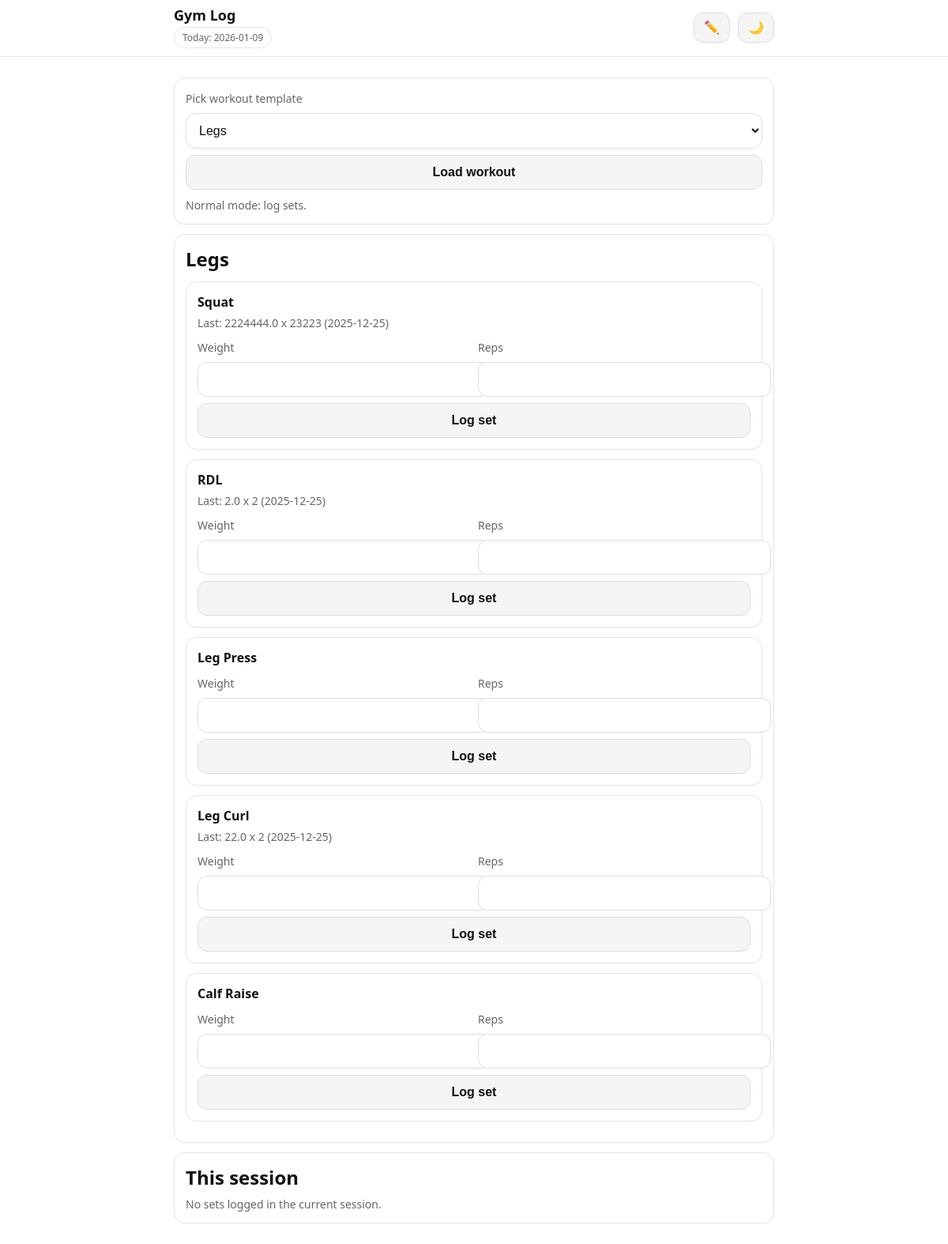
The page / on the database its author committed.
### tables this page shows
CREATE TABLE workout_templates (
            id INTEGER PRIMARY KEY AUTOINCREMENT,
            name TEXT NOT NULL UNIQUE
        );

CREATE TABLE template_exercises (
            template_id INTEGER NOT NULL,
            exercise_id INTEGER NOT NULL,
            order_index INTEGER NOT NULL,
            PRIMARY KEY (template_id, exercise_id),
            FOREIGN KEY (template_id) REFERENCES workout_templates(id) ON DELETE CASCADE,
            FOREIGN KEY (exercise_id) REFERENCES exercises(id) ON DELETE CASCADE
        );

CREATE TABLE exercises (
            id INTEGER PRIMARY KEY AUTOINCREMENT,
            name TEXT NOT NULL UNIQUE
        );

### app/main.py (the view)
@app.get("/", response_class=HTMLResponse)
def home(request: Request, t: int | None = None, edit: int = 0):
    templates_list = get_templates()
    selected_tid = t
    if not selected_tid and templates_list:
        selected_tid = templates_list[0]["id"]
    selected_template = get_template_by_id(selected_tid) if selected_tid else None
    exercises = get_exercises_for_template(selected_tid) if selected_tid else []
    exercise_names = [ex["name"] for ex in exercises]
    last = fetch_last_for_exercises(exercise_names)
    today = date.today().isoformat()
    active_session_id = get_active_session_id(selected_tid, today) if selected_tid else None
    session_sets = fetch_sets_for_session(active_session_id, 200)
    return templates.TemplateResponse(
        "index.html",
        {
            "request": request,
            "templates": templates_list,
            "selected_template": selected_template,
            "exercises": exercises,
            "last": last,
            "today": today,
            "edit": (edit == 1),
            "active_session_id": active_session_id,
            "session_sets": session_sets,
        },
    )

### app/templates/index.html (shortened to what this page needs)
<!doctype html>
<html>
  <head>
  </head>
  <body>
    <div class="topbar">
      <div class="topbar-inner">
        <div class="title">
          <h1>Gym Log</h1>
          <span class="pill">Today: {{ today }}</span>
        </div>
        <div class="actions">
          {% if selected_template %}
            {% if edit %}
              <a href="/?t={{ selected_template.id }}"><button type="button" class="iconbtn" title="Exit Edit Mode">✏️</button></a>
            {% else %}
              <a href="/?t={{ selected_template.id }}&edit=1"><button type="button" class="iconbtn" title="Edit Mode">✏️</button></a>
            {% endif %}
          {% endif %}
          <button type="button" id="themeToggle" class="iconbtn" title="Toggle dark mode">🌙</button>
        </div>
      </div>
    </div>
    <div class="container">
      <div class="card">
        <form method="get" action="/">
          <label>Pick workout template</label>
          <select name="t" required>
            {% for w in templates %}
              <option value="{{ w.id }}"
                {% if selected_template and selected_template.id == w.id %}selected{% endif %}>
                {{ w.name }}
              </option>
            {% endfor %}
          </select>
          <button type="submit">Load workout</button>
        </form>
        {% if selected_template %}
          <div class="muted" style="margin-top:10px;">
            {% if edit %}Edit mode: add/remove exercises.{% else %}Normal mode: log sets.{% endif %}
          </div>
        {% endif %}
      </div>
      {% if selected_template %}
        <div class="card">
          <h2 style="margin:0 0 8px;">{{ selected_template.name }}</h2>
          {% for ex in exercises %}
            <div class="card">
              <strong>{{ ex.name }}</strong>
              {% if last.get(ex.name) %}
                <div class="muted" style="margin-top:6px;">
                  Last: {{ last[ex.name].weight }} x {{ last[ex.name].reps }} ({{ last[ex.name].day }})
                </div>
              {% endif %}
              {% if edit %}
                <form method="post" action="/template/remove_exercise" style="margin-top:10px;">
                  <input type="hidden" name="template_id" value="{{ selected_template.id }}">
                  <input type="hidden" name="exercise_id" value="{{ ex.id }}">
                  <button type="submit">Remove</button>
                </form>
              {% else %}
                <form method="post" action="/log" style="margin-top:10px;">
                  <div class="row">
                    <div>
                      <label>Weight</label>
                      <input name="weight" type="number" step="0.5" min="0" required />
                    </div>
                    <div>
                      <label>Reps</label>
                      <input name="reps" type="number" min="1" required />
                    </div>
                  </div>
                  <button type="submit">Log set</button>
                </form>
              {% endif %}
            </div>
          {% endfor %}
        </div>
      {% endif %}
      <div class="card">
        <h2 style="margin:0 0 8px;">This session</h2>
        {% if session_sets|length == 0 %}
          <div class="muted">No sets logged in the current session.</div>
        {% endif %}
      </div>
    </div>
  </body>
</html>

### app/templates/index.html (style rules this page uses)
:root { --bg:#ffffff; --text:#111; --muted:#666; --card:#fff; --border:#e6e6e6; --btn-bg:#f5f5f5; --btn-text:#111; --btn-border:#dcdcdc; --shadow: 0 1px 0 rgba(0,0,0,.03); --focus: rgba(0,0,0,.15); --overlay: rgba(0,0,0,.45); }
html,body { height:100%; }
body { margin:0; background:var(--bg); color:var(--text); font-family:system-ui,-apple-system,Segoe UI,Roboto,sans-serif; }
.topbar { position: sticky; top: 0; z-index: 50; background: var(--bg); border-bottom: 1px solid var(--border); backdrop-filter: blur(6px); }
.topbar-inner { max-width: 760px; margin: 0 auto; padding: 10px 14px; display:flex; align-items:center; justify-content:space-between; gap: 12px; }
.title { display:flex; flex-direction:column; gap:4px; min-width:0; }
.title h1 { font-size:18px; margin:0; line-height:1.1; white-space:nowrap; overflow:hidden; text-overflow:ellipsis; }
.pill { display:inline-block; width:fit-content; padding:4px 10px; border:1px solid var(--border); border-radius:999px; font-size:12px; color:var(--muted); background: var(--card); }
.actions { display:flex; gap:10px; align-items:center; flex-shrink:0; }
.container { max-width:760px; margin:0 auto; padding:14px; padding-top: 14px; }
.card { background:var(--card); border:1px solid var(--border); border-radius:14px; padding:14px; margin:12px 0; box-shadow: var(--shadow); }
label { font-size:14px; color:var(--muted); }
input,select,button { width:100%; padding:12px; margin-top:8px; border-radius:12px; border:1px solid var(--btn-border); background:var(--card); color:var(--text); font-size:16px; outline:none; }
button { cursor:pointer; font-weight:800; background:var(--btn-bg); color:var(--btn-text); }
.iconbtn { width:auto; min-width:44px; padding:10px 12px; margin-top:0; display:inline-flex; align-items:center; justify-content:center; line-height:1; }
.row { display:grid; grid-template-columns:1fr 1fr; gap:10px; }
.muted { color:var(--muted); font-size:14px; }
a { text-decoration:none; }

### rows shown on the page
workout_templates: name "Legs"
template_exercises: name "Squat"
exercises: name "2224444.0", name "23223", name "2025-12-25"
template_exercises: name "RDL"
exercises: name "2.0", name "2", name "2025-12-25"
template_exercises: name "Leg Press"
template_exercises: name "Leg Curl"
exercises: name "22.0", name "2", name "2025-12-25"
template_exercises: name "Calf Raise"

### other values the page prints
{{ today }} "2026-01-09"
form field t "Legs"
